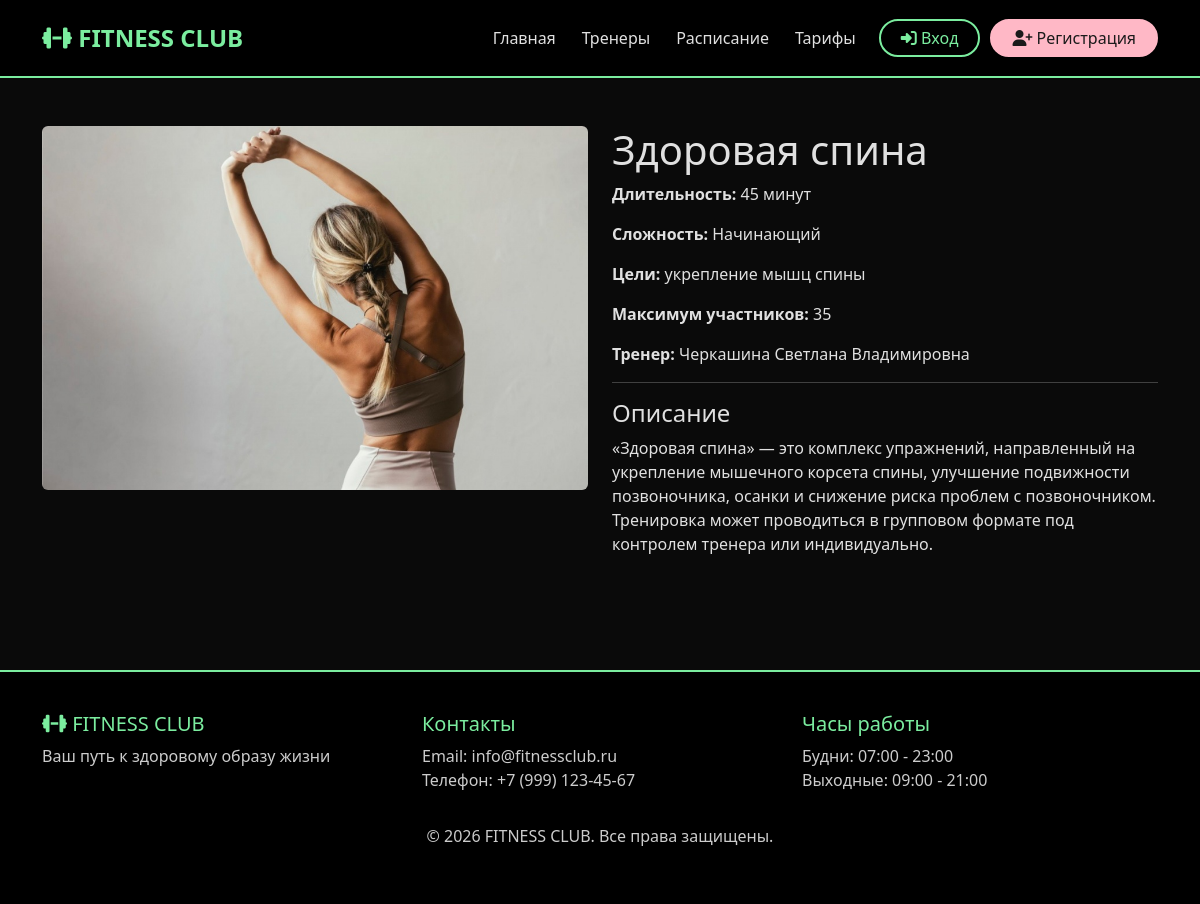
/workouts/10/, run on the app's committed database.
### main/models.py (models this page shows, shortened)
class Workout(models.Model):
    DIFFICULTY_CHOICES = [('beginner', 'Начинающий'),('intermediate', 'Средний'),('advanced', 'Продвинутый'),]
    name = models.CharField('Название', max_length=50, unique=True)
    description = models.TextField('Описание')
    duration_minutes = models.IntegerField('Длительность (мин)')
    difficulty = models.CharField('Сложность', max_length=20 , choices=DIFFICULTY_CHOICES)
    goals = models.CharField('Цели', max_length=100)
    max_participants = models.IntegerField('Макс. участников', default=20)
    trainer = models.ForeignKey('users.User', on_delete=models.SET_NULL, null=True, verbose_name='Тренер', limit_choices_to={'is_trainer': True})
    image = models.ImageField('Изображение', upload_to='workouts/')
    class Meta:
        verbose_name = 'Тренировка'
        verbose_name_plural = 'Тренировки'

### users/models.py (models this page shows, shortened)
class User(AbstractUser):
    first_name = None
    last_name = None
    username = None
    full_name = models.CharField('ФИО', max_length=200)
    email = models.EmailField('Email', unique=True)
    phone = models.CharField('Телефон', max_length=12, blank=True, unique=True)
    birth_date = models.DateField('Дата рождения', null=True, blank=True)
    is_trainer = models.BooleanField('Тренер', default=False)
    tariff_name = models.CharField('Название тарифа', max_length=100, blank=True, null=True)
    tariff_price = models.DecimalField('Цена тарифа', max_digits=10, decimal_places=2, blank=True, null=True)
    tariff_duration = models.IntegerField('Длительность тарифа (дней)', blank=True, null=True)
    tariff_purchase_date = models.DateField('Дата покупки', auto_now_add=True, null=True)
    tariff_end_date = models.DateField('Дата окончания тарифа', blank=True, null=True)
    tariff_type = models.CharField(  'Тип тарифа',max_length=20,choices=[('day', 'Дневной (до 17:00)'), ('evening', 'Вечерний (после 17:00)'), ('unlimited', 'Безлимитный')],blank=True,null=True)
    tariff_has_personal = models.BooleanField('Доступ к персональным тренировкам', default=False)
    USERNAME_FIELD = 'email'
    REQUIRED_FIELDS = ['full_name']
    class Meta:
        verbose_name = 'Пользователь'
        verbose_name_plural = 'Пользователи'

### main/views.py (the view)
# urls.py: path('workouts/<int:pk>/', views.workout_detail, name='workout_detail'),
def workout_detail(request, pk):
    workout = get_object_or_404(Workout, pk=pk)
    logger.info(f'Пользователь {request.user.full_name if request.user.is_authenticated else "Гость"} просматривает тренировку: {workout.name}')
    return render(request, 'workout_detail.html', {'workout': workout})

### main/templates/workout_detail.html (shortened to what this page needs)
{% extends 'base.html' %}
{% block content %}
<div class="container py-5">
    <div class="row">
        <div class="col-md-6">
            {% if workout.image %}
                <img src="{{ workout.image.url }}" class="img-fluid rounded" alt="{{ workout.name }}" style="border-radius: 15px;">
            {% else %}
                <div class="bg-secondary text-white rounded d-flex align-items-center justify-content-center" style="height: 300px;">
                    <i class="fas fa-dumbbell fa-8x"></i>
                </div>
            {% endif %}
        </div>
        <div class="col-md-6">
            <h1>{{ workout.name }}</h1>
            <p><strong>Длительность:</strong> {{ workout.duration_minutes }} минут</p>
            <p><strong>Сложность:</strong> {{ workout.get_difficulty_display }}</p>
            <p><strong>Цели:</strong> {{ workout.goals }}</p>
            <p><strong>Максимум участников:</strong> {{ workout.max_participants }}</p>
            {% if workout.trainer %}
                <p><strong>Тренер:</strong> {{ workout.trainer.full_name }}</p>
            {% else %}
                <p><strong>Тренер:</strong> Не назначен</p>
            {% endif %}
            <hr>
            <h4>Описание</h4>
            <p>{{ workout.description }}</p>
        </div>
    </div>
</div>
{% endblock %}

### main/templates/base.html (style rules this page uses)
body { background-color: #0a0a0a; color: #e0e0e0; }

### data on the page
Workout: image (picture), name "Здоровая спина", duration_minutes "45", difficulty "Начинающий", goals "укрепление мышц спины", max_participants "35", trainer.full_name "Черкашина Светлана Владимировна", description "«Здоровая спина» — это комплекс упражнений, направленный на укрепление мышечного корсета спины, улучшение подвижности позвоночника, осанки и снижение риска проблем с позвоночником. Тренировка может проводиться в групповом формате под контролем тренера или индивидуально."
